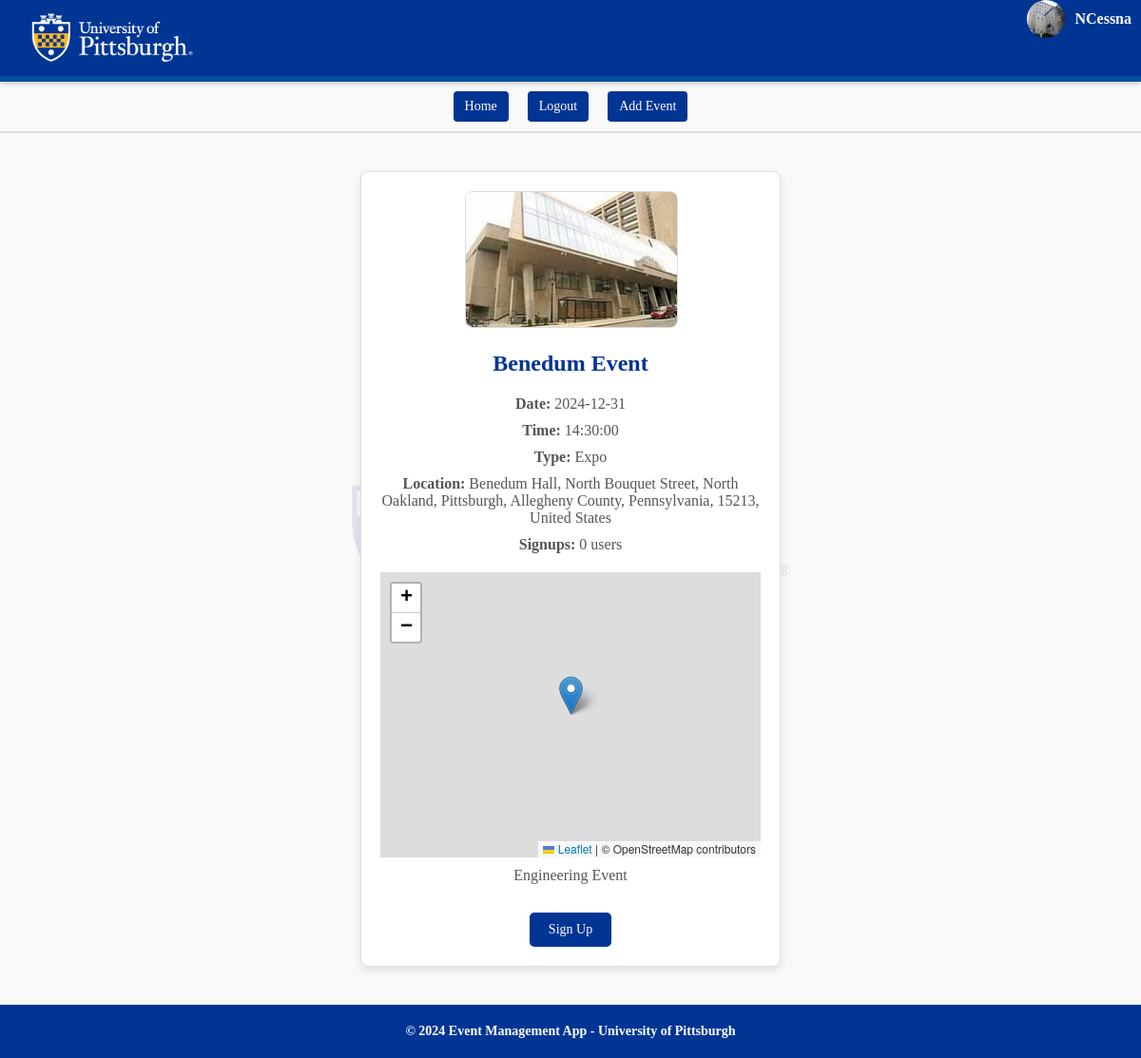
Screenshot of /event/3 (signed in) with the database file from the repository.
### models/models.py (models this page shows, shortened)
class User(db.Model, UserMixin):
    __tablename__ = 'users'
    id = db.Column(db.Integer, primary_key=True)
    first_name = db.Column(db.String(50), nullable=False)
    last_name = db.Column(db.String(50), nullable=False)
    email = db.Column(db.String(100), unique=True, nullable=False)
    username = db.Column(db.String(30), unique=True, nullable=False)
    password_hash = db.Column(db.String(128), nullable=False)
    role = db.Column(db.String(10), nullable=False)
    profile_picture = db.Column(db.String(100), nullable=True)
    organized_events = db.relationship('Event', back_populates='organizer', cascade="all, delete-orphan")
    signups = db.relationship('SignUp', back_populates='user', cascade="all, delete-orphan")
    def delete(self):
        db.session.delete(self)
        db.session.commit()

class Event(db.Model):
    __tablename__ = 'events'
    id = db.Column(db.Integer, primary_key=True)
    name = db.Column(db.String(100), nullable=False)
    description = db.Column(db.String(200), nullable=False)
    date = db.Column(db.Date, nullable=False)
    time = db.Column(db.Time, nullable=False)
    location = db.Column(db.String(100), nullable=False)
    type = db.Column(db.String(50), nullable=True)
    organizer_id = db.Column(db.Integer, db.ForeignKey('users.id'), nullable=False)
    image_filename = db.Column(db.String(100), nullable=True)
    signups = db.relationship('SignUp', back_populates='event', cascade="all, delete-orphan")
    organizer = db.relationship('User', back_populates='organized_events')
    UPLOAD_FOLDER = 'static/uploads'
    def delete(self):
        db.session.delete(self)
        db.session.commit()

### view/flask_routes.py (the view)
    @app.route('/event/<int:event_id>')
    def event_detail(event_id):
        event = EventController.get_event(event_id)
        signup_status = False
        signup_count = EventController.get_signup_count(event_id)
        if current_user.is_authenticated:
            signup_status = SignUpController.check_for_signup(event_id, current_user.id)
        tz = pytz.timezone('US/Eastern')
        now = datetime.now(tz)
        current_date = now.date()
        current_time = now.time()
        return render_template(
            'event_detail.html',
            event=event,
            signup_status=signup_status,
            signup_count=signup_count,
            current_date=current_date,
            current_time=current_time
        )

### app.py (called while the page is built)
@login_manager.user_loader
def load_user(user_id):
    return UserController.get_user_by_id(user_id)

### controllers/controllers.py (called while the page is built)
    @staticmethod
    def get_user_by_id(user_id):
        return User.query.get(int(user_id))

    @staticmethod
    def get_event(event_id):
        return Event.query.get(event_id)

    @staticmethod
    def get_signup_count(event_id):
        return SignUp.query.filter_by(event_id=event_id).count()

    @staticmethod
    def check_for_signup(event_id, user_id):
        return SignUp.is_signed_up(event_id, user_id)

### models/models.py (called while the page is built)
    @classmethod
    def is_signed_up(cls, event_id, user_id):
        return cls.query.filter_by(event_id=event_id, user_id=user_id).first() is not None

### templates/event_detail.html (shortened to what this page needs)
{% extends "base.html" %}
{% block content %}
<div class="event-detail-container">
    <div class="event-detail-card">
        {% if event.image_filename %}
            <div class="event-detail-image">
                <img src="{{ url_for('static', filename='uploads/' + event.image_filename) }}" alt="{{ event.name }}">
            </div>
        {% endif %}
        <div class="event-detail-info">
            <h1>{{ event.name }}</h1>
            <p><strong>Date:</strong> {{ event.date }}</p>
            <p><strong>Time:</strong> {{ event.time }}</p>
            <p><strong>Type:</strong> {{ event.type }}</p>
            <p><strong>Location:</strong> {{ event.location }}</p>
            <p><strong>Signups:</strong> {{ signup_count }} users</p>
            <div id="map" style="height: 300px; width: 100%; margin-top: 20px;"></div>
            <p>{{ event.description }}</p>
            {% if current_user.is_authenticated %}
                {% if event.date > current_date or (event.date == current_date and event.time >= current_time) %}
                    {% if not signup_status %}
                        <a class="btn" href="{{ url_for('signup', event_id=event.id) }}">Sign Up</a>
                    {% else %}
                        <p>You are signed up for this event.</p>
                    {% endif %}
                {% else %}
                    <span style="color: gray;">Past Event</span>
                {% endif %}
            {% else %}
                <p><a href="{{ url_for('login') }}">Login</a> to sign up for this event.</p>
            {% endif %}
        </div>
    </div>
</div>
<link rel="stylesheet" href="https://unpkg.com/leaflet/dist/leaflet.css" />
{% endblock %}

### templates/base.html (shortened to what this page needs)
<!DOCTYPE html>
<html lang="en">
<head>
    <link rel="stylesheet" href="{{ url_for('static', filename='style.css') }}">
</head>
<body>
    <div class="wrapper" style="display: flex; flex-direction: column; min-height: 100vh;">
        <nav style="display: flex; justify-content: center; align-items: center; padding: 15px; background-color: #003594; position: relative; border-bottom: 6px solid #00509e;">
            <div style="position: absolute; left: 10px;">
                <a href="{{ url_for('events') }}">
                    <img src="{{ url_for('static', filename='img/Shield_UnivPittsburgh_WhiteGold.png') }}"
                         alt="University of Pittsburgh Logo"
                         style="height: 60px; vertical-align: middle;">
                </a>
            </div>
        </nav>
        <div class="nav-buttons-container" style="display: flex; justify-content: center; align-items: center; gap: 20px; padding: 10px 0; border-bottom: 2px solid #ddd; background: #f9f9f9;">
            <a href="{{ url_for('events') }}" class="btn">Home</a>
            {% if current_user.is_authenticated %}
                <a href="{{ url_for('logout') }}" class="btn">Logout</a>
                {% if current_user.role == 'event_creator' %}
                    <a href="{{ url_for('add_event_route') }}" class="btn">Add Event</a>
                {% endif %}
            {% else %}
                <a href="{{ url_for('login') }}" class="btn">Login</a>
                <a href="{{ url_for('register') }}" class="btn">Register</a>
            {% endif %}
        </div>
        {% if current_user.is_authenticated %}
        <div style="position: absolute; right: 10px; display: flex; align-items: center;">
            <a href="{{ url_for('profile') }}" style="display: flex; align-items: center; text-decoration: none;">
                {% if current_user.profile_picture %}
                    <img src="{{ url_for('static', filename='uploads/profile_pictures/' + current_user.profile_picture) }}"
                         alt="Profile Picture"
                         style="width: 40px; height: 40px; border-radius: 50%; margin-right: 10px;">
                {% else %}
                    <div style="width: 40px; height: 40px; border-radius: 50%; background-color: #ccc; display: flex; align-items: center; justify-content: center; margin-right: 10px;">
                        <span style="font-size: 18px; color: #fff;">{{ current_user.username[0] | upper }}</span>
                    </div>
                {% endif %}
                <span style="font-size: 16px; font-weight: bold; color: #fff;">{{ current_user.username }}</span>
            </a>
        </div>
        {% endif %}
        <div class="container">
            {% block content %}{% endblock %}
        </div>
        <footer>
            &copy; 2024 Event Management App - University of Pittsburgh
        </footer>
    </div>
</body>
</html>
<link
    rel="stylesheet"
    href="https://unpkg.com/leaflet@1.9.4/dist/leaflet.css"
/>

### static/style.css (style rules this page uses)
html, body { height: 100%; margin: 0; padding: 0; font-family: 'Georgia', serif; color: #333; background-color: #f9f9f9; position: relative; z-index: 0; }
body::before { content: ""; position: fixed; top: 0; left: 0; width: 100%; height: 100%; background: url("/static/img/Shield_UnivPittsburgh_Blue.png") no-repeat center center fixed; background-size: 40%; opacity: 0.1; z-index: -1; pointer-events: none; }
.wrapper { display: flex; flex-direction: column; min-height: 100vh; }
.container { flex: 1; width: 80%; margin: 20px auto; }
nav { background: #003594; color: #fff; height: 50px; text-align: center; box-shadow: 0 2px 5px rgba(0, 0, 0, 0.2); }
nav a { color: #FFB81C; text-decoration: none; padding: 10px 20px; font-size: 16px; font-weight: bold; }
.nav-buttons-container { display: flex; justify-content: center; align-items: center; gap: 20px; padding: 10px 0; background: #f9f9f9; border-bottom: 2px solid #ddd; }
.nav-buttons-container .btn { display: inline-block; padding: 8px 12px; background-color: #003594; color: #fff; text-decoration: none; border-radius: 4px; font-size: 14px; text-align: center; }
footer { background: #003594; color: #fff; text-align: center; padding: 20px 0; font-size: 14px; font-weight: bold; margin-top: auto; }
.event-detail-container { display: flex; justify-content: center; align-items: center; min-height: calc(100vh - 100px); padding: 20px; }
.event-detail-card { display: flex; flex-direction: column; align-items: center; background: #fff; border: 1px solid #ddd; border-radius: 8px; box-shadow: 0 4px 8px rgba(0, 0, 0, 0.1); padding: 20px; width: 100%; max-width: 400px; text-align: center; }
.event-detail-image img { width: 100%; height: auto; max-height: 300px; object-fit: contain; border-radius: 8px; margin-bottom: 20px; border: 1px solid #ddd; }
.event-detail-info h1 { margin: 0 0 20px; color: #003594; font-size: 24px; }
.event-detail-info p { margin: 10px 0; color: #555; }
.event-detail-info .btn { margin-top: 20px; background: #003594; color: #fff; padding: 10px 20px; text-decoration: none; border-radius: 5px; display: inline-block; }
.btn { display: inline-block; padding: 8px 12px; background-color: #003594; color: #fff; text-decoration: none; border-radius: 4px; font-size: 14px; text-align: center; }

### rows the page displays
User: profile_picture (picture), username "NCessna"
Event: image_filename (picture), name "Benedum Event", date "2024-12-31", time "14:30:00", type "Expo", location "Benedum Hall, North Bouquet Street, North Oakland, Pittsburgh, Allegheny County, Pennsylvania, 15213, United States", description "Engineering Event"

### other values shown
{{ signup_count }} "0"
